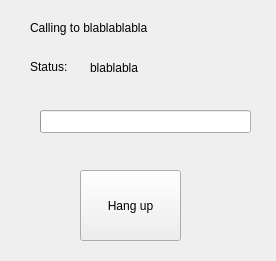
<?xml version="1.0" encoding="UTF-8"?>
<ui version="4.0">
 <class>callForm</class>
 <widget class="QWidget" name="callForm">
  <property name="geometry">
   <rect>
    <x>0</x>
    <y>0</y>
    <width>276</width>
    <height>261</height>
   </rect>
  </property>
  <property name="windowTitle">
   <string>Call</string>
  </property>
  <widget class="QPushButton" name="hangUpButton">
   <property name="geometry">
    <rect>
     <x>80</x>
     <y>170</y>
     <width>101</width>
     <height>71</height>
    </rect>
   </property>
   <property name="text">
    <string>Hang up</string>
   </property>
  </widget>
  <widget class="QLabel" name="label">
   <property name="geometry">
    <rect>
     <x>30</x>
     <y>60</y>
     <width>46</width>
     <height>13</height>
    </rect>
   </property>
   <property name="text">
    <string>Status: </string>
   </property>
   <property name="buddy">
    <cstring>label</cstring>
   </property>
  </widget>
  <widget class="QLabel" name="statusLabel">
   <property name="geometry">
    <rect>
     <x>90</x>
     <y>60</y>
     <width>161</width>
     <height>16</height>
    </rect>
   </property>
   <property name="text">
    <string>blablabla</string>
   </property>
   <property name="buddy">
    <cstring>statusLabel</cstring>
   </property>
  </widget>
  <widget class="QLabel" name="callingLabel">
   <property name="geometry">
    <rect>
     <x>30</x>
     <y>20</y>
     <width>191</width>
     <height>16</height>
    </rect>
   </property>
   <property name="text">
    <string>Calling to blablablabla</string>
   </property>
  </widget>
  <widget class="QProgressBar" name="progressBar">
   <property name="geometry">
    <rect>
     <x>40</x>
     <y>110</y>
     <width>211</width>
     <height>23</height>
    </rect>
   </property>
   <property name="value">
    <number>0</number>
   </property>
   <property name="format">
    <string/>
   </property>
  </widget>
 </widget>
 <resources/>
 <connections/>
</ui>
